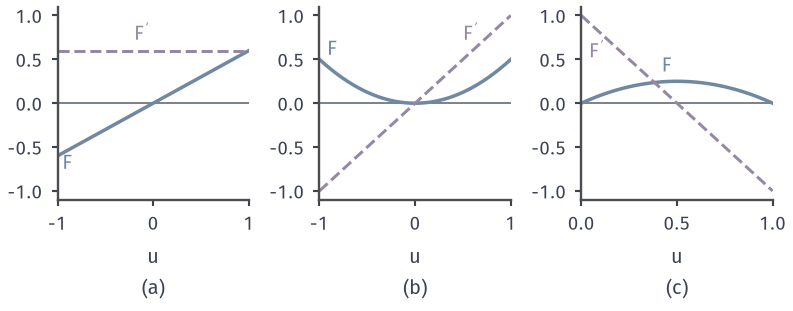

Write Python code to recreate this figure.
from pathlib import Path
import sys
ROOT = next(p for p in Path(__file__).resolve().parents if (p/'build.sh').is_file() and (p/'tex/book.tex').is_file())
sys.path.insert(0, str(ROOT/'figures/06-differential-equations/02-partial-differential-equations/matplotlib/cons-common'))
from cons_common import *
# Target: flux shapes and their slopes (speeds) for linear, Burgers and traffic fluxes.
fig, axs = figure(width_mm=112, height_mm=44, ncols=3)
cases=[(np.linspace(-1,1,200),lambda u:.6*u,lambda u:.6+0*u,'a',(-1,1)),
       (np.linspace(-1,1,200),lambda u:u**2/2,lambda u:u,'b',(-1,1)),
       (np.linspace(0,1,200),lambda u:u*(1-u),lambda u:1-2*u,'c',(0,1))]
for ax,(u,F,dF,l,lim) in zip(axs,cases):
    style(ax); ax.axhline(0,color=MUTED,lw=.7)
    ax.plot(u,F(u),color=BLUE,lw=1.4); ax.plot(u,dF(u),color=PURPLE,lw=1.2,ls='--')
    ax.set_xlim(*lim); ax.set_ylim(-1.1,1.1); sub(ax,l,'$u$')
axs[0].text(-.95,-.75,'$F$',color=BLUE); axs[0].text(-.2,.72,"$F'$",color=PURPLE)
axs[1].text(-.92,.55,'$F$',color=BLUE); axs[1].text(.5,.72,"$F'$",color=PURPLE)
axs[2].text(.42,.36,'$F$',color=BLUE); axs[2].text(.04,.52,"$F'$",color=PURPLE)
save(fig, HERE(__file__), 'figure', {'formula':'F=0.6u, u^2/2, u(1-u) and F-prime'})
